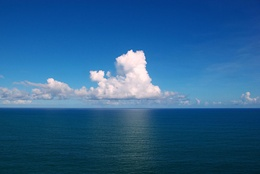
%> input picture Assignment 2/html/files/color_transfer/ocean_day.jpg, 260 x 174 px, shrunk from 1000 x 669 before the run
$ octave run_color_transfer.m   (GNU Octave 9; MATLAB toolbox functions it lacks are replaced by stand-ins)
%> lines starting %> are read from the running program, lines starting %| are printed output that depends on the picture
### Assignment 2/code/color_transfer/color_rgb2lab.m
function img_lab = color_rgb2lab( img_rgb )
    [h,w,c] = size( img_rgb );

    % TODO: RGB to LMS
    lms=zeros(h,w,c);
    T=[0.3811,0.5783,0.0402;0.1967,0.7244,0.0782;0.0241,0.1288,0.8444];
    for i=1:h
        for j=1:w
            v1=[img_rgb(i,j,1);img_rgb(i,j,2);img_rgb(i,j,3)];
            v2=T*v1;
            lms(i,j,1:3)=v2;
        end
    end
    % TODO: LMS to log(LMS)
    loglms=log(max(eps,lms));
    % TODO: log(LMS) to lab
    img_lab=zeros(h,w,c);
    T2=diag(1./sqrt([3,6,2]))*[1,1,1;1,1,-2;1,-1,0];
    % Output: img_lab
    for i=1:h
        for j=1:w
            v1=[loglms(i,j,1);loglms(i,j,2);loglms(i,j,3)];
            v2=T2*v1;
            img_lab(i,j,1:3)=v2;
        end
    end
end

### Assignment 2/code/color_transfer/color_transfer.m
function img_res = color_transfer( img_src, img_tar )
    % img_src - input source image in Lab colorspace
    % img_tar - input target image in Lab colorspace
    % img_res - color transfered image from img_src to img_tar
    [hs,ws,cs] = size( img_src );
    % [ht,wt,ct] = size( img_tar );

    % TODO: calculate mean value for each channel of img_src & img_tar
    % TODO: calculate std value for each channel of img_src & img_tar
    color_mean=zeros(3,2);
    color_sd=zeros(3,2);
    for i=1:3
       channel=img_src(:,:,i);
       channel=channel(:);
       color_mean(i,1)=mean(channel);
       color_sd(i,1)=std(channel);
       channel=img_tar(:,:,i);
       channel=channel(:);
       color_mean(i,2)=mean(channel);
       color_sd(i,2)=std(channel);
    end

    % TODO: do color transfer
    img_res=zeros(hs,ws,cs);
    for i=1:3
        img_res(:,:,i)=(img_src(:,:,i)-color_mean(i,1))*color_sd(i,2)/color_sd(i,1)+color_mean(i,2);
    end
    % output img_res

end

### Assignment 2/code/color_transfer/color_lab2rgb.m
function  img_rgb = color_lab2rgb( img_lab )
    [h,w,c] = size( img_lab );

    % TODO: lab to log(LMS)
    T=[2,1,3;2,1,-3;2,-2,0]*diag(sqrt([3,6,2]))/6;
    loglms=zeros(h,w,c);
    for i=1:h
        for j=1:w
            v1=[img_lab(i,j,1);img_lab(i,j,2);img_lab(i,j,3)];
            v2=T*v1;
            loglms(i,j,1:3)=v2;
        end
    end
    % TODO: log(LMS) to LMS
    lms=exp(loglms);

    % TODO: LMS to RGB
    img_rgb=zeros(h,w,c);
    T2=inv([0.3811,0.5783,0.0402;0.1967,0.7244,0.0782;0.0241,0.1288,0.8444]);
    for i=1:h
        for j=1:w
            v1=[lms(i,j,1);lms(i,j,2);lms(i,j,3)];
            v2=T2*v1;
            img_rgb(i,j,1:3)=v2;
        end
    end
    % Output: img_rgb


end

### Assignment 2/code/color_transfer/run_color_transfer.m
src_list={'./imgs/ocean_day.jpg';'./imgs/woods.jpg';'./imgs/fallingwater.jpg';'./imgs/storm.jpg'};
tar_list={'./imgs/ocean_sunset.jpg';'./imgs/autumn.jpg';'./imgs/storm.jpg';'./imgs/ocean_day.jpg'};
name_list={'./imgs/1.jpg';'./imgs/2.jpg';'./imgs/3.jpg';'./imgs/4.jpg'};

for i=1:size(src_list,1)
    % read source image
    img_src = im2double(imread(src_list{i}));

    % read target image
    img_tar = im2double(imread(tar_list{i}));
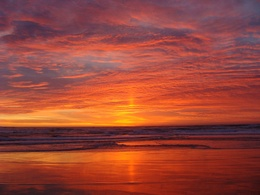
%> input picture Assignment 2/html/files/color_transfer/ocean_sunset.jpg, 260 x 195 px, shrunk from 1000 x 750 before the run

    % convert source & target image from RGB to Lab
    img_lab_s = color_rgb2lab( img_src );
    img_lab_t = color_rgb2lab( img_tar );
%> after the loop in color_rgb2lab (call 2), `for i=1:h`:
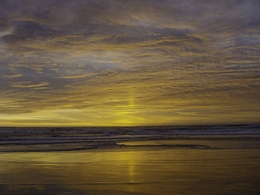
%> lms: size 195x260x3 double; mean R, G, B 0.396, 0.334, 0.239
%> after the loop in color_rgb2lab (call 2), `for i=1:h`:
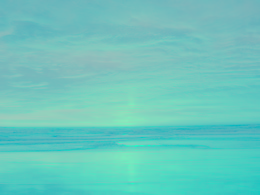
%> img_lab: size 195x260x3 double; mean R, G, B -2.13, 0.362, 0.124; drawn with min black and max white

    % do color transfer in Lab colorspace
    img_lab_res = color_transfer( img_lab_s, img_lab_t );
%> after the loop in color_transfer, `for i=1:3`: color_mean = [-1.86 -2.13; -0.444 0.362; -0.13 0.124]; color_sd = [0.783 0.632; 0.191 0.31; 0.0566 0.0482]
%> after the loop in color_transfer, `for i=1:3`:
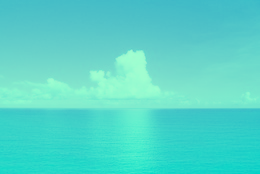
%> img_res: size 174x260x3 double; mean R, G, B -2.13, 0.362, 0.124; drawn with min black and max white

    % convert result back to RGB color space
    img_res = color_lab2rgb( img_lab_res );
%> after the loop in color_lab2rgb, `for i=1:h`:
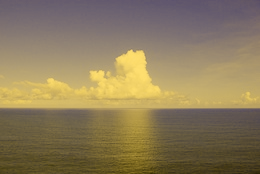
%> loglms: size 174x260x3 double; mean R, G, B -0.993, -1.17, -1.52; drawn with min black and max white
%> after the loop in color_lab2rgb, `for i=1:h`:
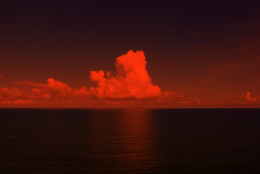
%> img_rgb: size 174x260x3 double; mean R, G, B 0.679, 0.264, 0.209; drawn with min black and max white

    %figure, imshow( img_res );
    imwrite(img_res,name_list{i});
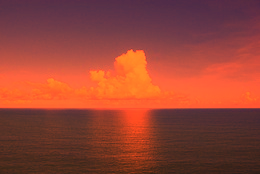
%> saved as 1.jpg: size 174x260x3 uint8; mean R, G, B 148.5, 67.4, 53.4
end
%> pass 2 of the loop `for i=1:size(src_list,1)`:
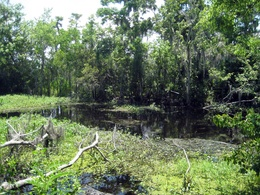
%> input picture Assignment 2/html/files/color_transfer/woods.jpg, 260 x 195 px, shrunk from 1000 x 750 before the run
%> img_src: size 195x260x3 double
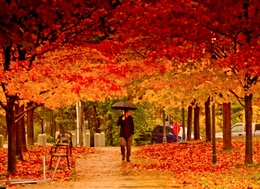
%> input picture Assignment 2/html/files/color_transfer/autumn.jpg, 260 x 189 px, shrunk from 1000 x 727 before the run
%> img_tar: size 189x260x3 double
%> `imwrite(img_res,name_list{i});`:
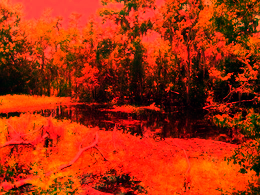
%> saved as 2.jpg: size 195x260x3 uint8; mean R, G, B 168.2, 45.6, 11
%> (the run ends here)
